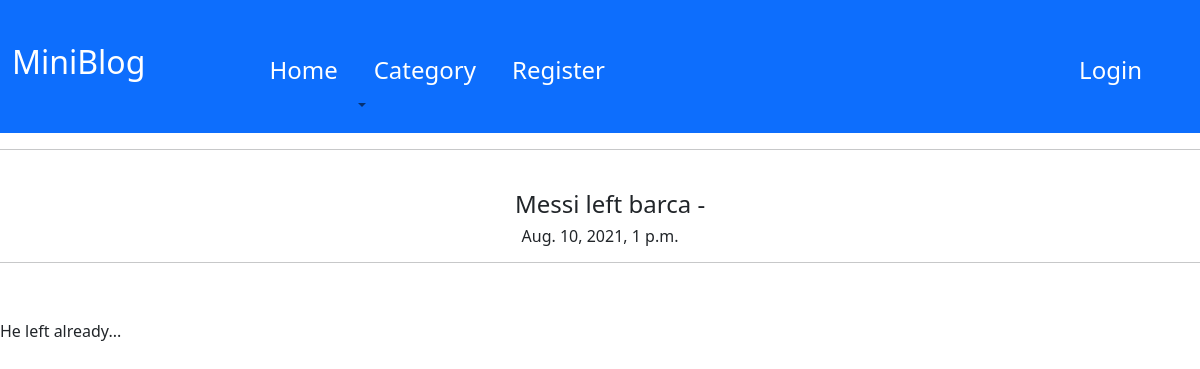
The page /blogdetails/2/ on the database its author committed.
### project/models.py (models this page shows, shortened)
class Blog(models.Model):
    title = models.CharField(max_length = 40)
    body = RichTextField()
    date_created = models.DateTimeField(default = timezone.now)
    category = models.ForeignKey('Category', on_delete = models.CASCADE, related_name = 'categorys')

### project/views.py (the view)
# urls.py: path('blogdetails/<pk>/',views.Detail.as_view(), name = 'detail'),
class Detail(DetailView):
    template_name ='detail.html'
    model = Blog
    context_object_name = 'blog'

### templates/detail.html
{% extends 'base.html' %}
{% block bodyblock %}
<div class="jumbotron">
  <hr>
  <center><h4>{{blog.title}} - <h6>{{blog.date_created}}</h6></h4></center>
  <hr><br>
  <p>{{blog.body|safe|linebreaksbr}}</p>
</div>
{% endblock %}

### static/master.css (style rules this page uses)
h4 { margin-top: 40px; margin-left: 20px; }

### rows shown on the page
Blog: title "Messi left barca", date_created "Aug. 10, 2021, 1 p.m.", body "He left already..."
